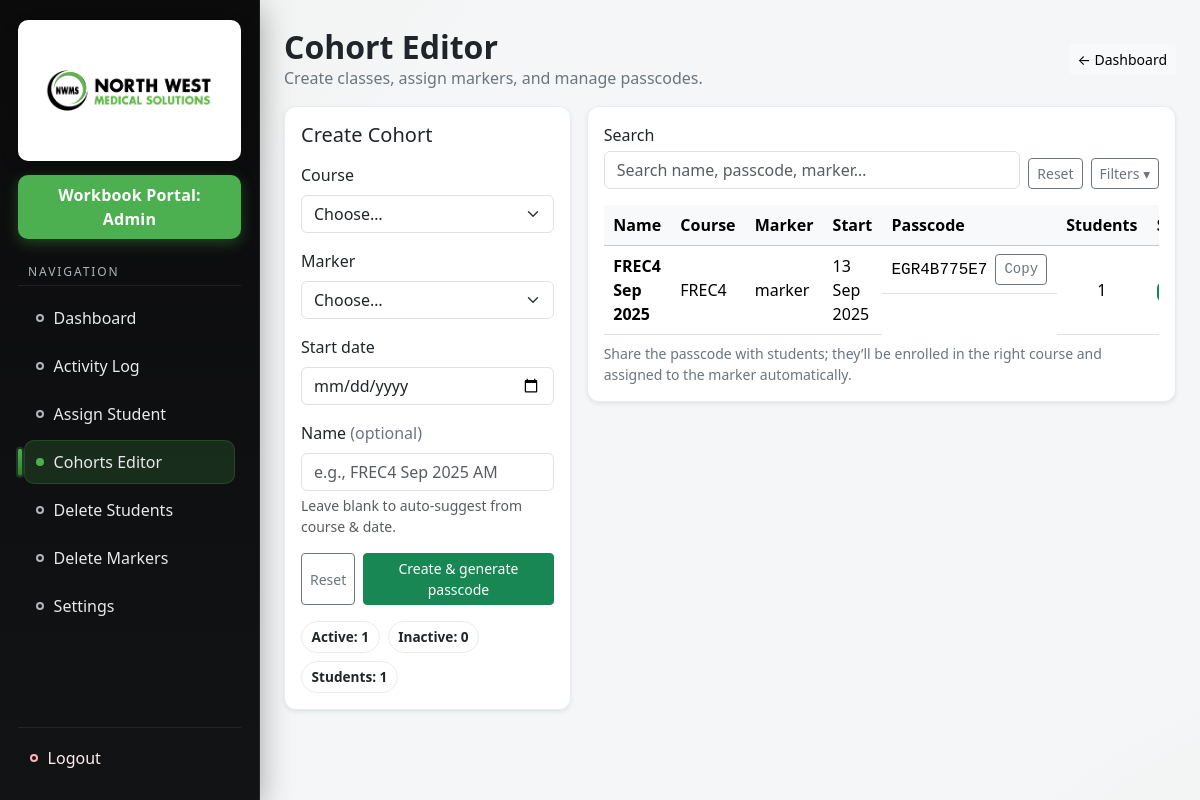
The page /admin_cohorts (signed in) on the database its author committed.
### app.py (models this page shows)
class User(UserMixin, db.Model):
    id       = db.Column(db.Integer, primary_key=True)
    username = db.Column(db.String(150), nullable=False, unique=True)
    email    = db.Column(db.String(150), nullable=False, unique=True)
    password = db.Column(db.String(150), nullable=False)
    role     = db.Column(db.String(50),  nullable=False)  # 'student','marker','admin'
    course   = db.Column(db.String(10),  nullable=True)   # for students
    cohort_id = db.Column(db.Integer, db.ForeignKey('cohort.id'), nullable=True)
    cohort = db.relationship('Cohort', foreign_keys=[cohort_id])

class Cohort(db.Model):
    id = db.Column(db.Integer, primary_key=True)
    name = db.Column(db.String(120), nullable=True)
    course = db.Column(db.String(10), nullable=False)
    marker_id = db.Column(db.Integer, db.ForeignKey('user.id'), nullable=False)
    start_date = db.Column(db.Date, nullable=False)
    passcode = db.Column(db.String(24), nullable=False, unique=True)
    active = db.Column(db.Boolean, default=True)
    created_at = db.Column(db.DateTime, default=now_utc_naive)
    marker = db.relationship('User', foreign_keys=[marker_id])

### app.py (the view, shortened to what this page needs)
@app.route('/admin_cohorts', methods=['GET', 'POST'])
@login_required
def admin_cohorts():
    if current_user.role != 'admin':
        return redirect(url_for('login'))
    markers = User.query.filter_by(role='marker').order_by(User.username.asc()).all()
    db_courses = Course.query.order_by(Course.code.asc()).all()
    courses = [c.code for c in db_courses] if db_courses else sorted(COURSE_WORKBOOKS.keys())
    cohorts = Cohort.query.order_by(Cohort.created_at.desc()).all()
    marker_map = {m.id: m for m in markers}
    student_counts = {}
    try:
        for s in User.query.filter_by(role='student').all():
            if s.cohort_id:
                student_counts[s.cohort_id] = student_counts.get(s.cohort_id, 0) + 1
    except Exception:
        student_counts = {}
    return render_template(
        'admin_cohorts.html',
        cohorts=cohorts,
        markers=markers,
        marker_map=marker_map,
        courses=courses,
        student_counts=student_counts
    )

### app.py (called while the page is built)
@login_manager.user_loader
def load_user(user_id):
    try:
        return db.session.get(User, int(user_id))
    except Exception:
        return None

### templates/admin_cohorts.html (shortened to what this page needs)
{% extends 'base.html' %}
{% block content %}
{% set active_count = cohorts|selectattr('active')|list|length %}
{% set inactive_count = cohorts|rejectattr('active')|list|length %}
{% set ns = namespace(total_students=0) %}
{% for c in cohorts %}
  {% set ns.total_students = ns.total_students + (student_counts.get(c.id, 0) | int) %}
{% endfor %}
<div class="page-head">
  <div>
    <h2>Cohort Editor</h2>
    <div class="muted">Create classes, assign markers, and manage passcodes.</div>
  </div>
  <a href="{{ url_for('admin_dashboard') }}" class="btn btn-light btn-sm">← Dashboard</a>
</div>
<div class="row g-3">
  <div class="col-lg-4">
    <div class="card shadow-sm">
      <div class="card-body">
        <h5 class="mb-3">Create Cohort</h5>
        <form method="post" action="{{ url_for('admin_cohorts') }}" class="vstack gap-3" id="createCohortForm">
          <div>
            <label class="form-label">Course</label>
            <select name="course" id="courseSelect" class="form-select" required>
              <option value="" disabled selected>Choose…</option>
            </select>
          </div>
          <div>
            <label class="form-label">Marker</label>
            <select name="marker_id" id="markerSelect" class="form-select" required>
              <option value="" disabled selected>Choose…</option>
            </select>
          </div>
          <div>
            <label class="form-label">Start date</label>
            <input type="date" name="start_date" id="startDate" class="form-control" required>
          </div>
          <div>
            <label class="form-label">Name <span class="muted">(optional)</span></label>
            <input type="text" name="name" id="nameInput" class="form-control" placeholder="e.g., FREC4 Sep 2025 AM">
            <div class="form-text">Leave blank to auto-suggest from course &amp; date.</div>
          </div>
          <div class="d-flex justify-content-end gap-2">
            <button type="reset" class="btn btn-outline-secondary btn-sm">Reset</button>
            <button class="btn btn-success btn-sm" type="submit">Create &amp; generate passcode</button>
          </div>
        </form>
        <div class="d-flex gap-2 flex-wrap mt-3">
          <span class="chip">Active: {{ active_count }}</span>
          <span class="chip">Inactive: {{ inactive_count }}</span>
          <span class="chip">Students: {{ ns.total_students }}</span>
        </div>
      </div>
    </div>
  </div>
  <div class="col-lg-8">
    <div class="card shadow-sm">
      <div class="card-body">
        <div class="d-flex align-items-end justify-content-between gap-2 mb-3">
          <div class="flex-grow-1">
            <label class="form-label mb-1">Search</label>
            <input id="searchInput" type="text" class="form-control" placeholder="Search name, passcode, marker…">
          </div>
          <div class="d-flex gap-2">
            <button id="resetFilters" class="btn btn-outline-secondary btn-sm" type="button">Reset</button>
            <button class="btn btn-outline-secondary btn-sm" type="button" data-bs-toggle="collapse" data-bs-target="#moreFilters" aria-expanded="false">
              Filters <span class="filters-caret">▾</span>
            </button>
          </div>
        </div>
        <div class="table-responsive">
          <table class="table table-sm table-hover align-middle mb-0 sticky-head" id="cohortsTable">
            <thead class="table-light">
              <tr>
                <th>Name</th>
                <th>Course</th>
                <th>Marker</th>
                <th>Start</th>
                <th>Passcode</th>
                <th class="text-center">Students</th>
                <th>Status</th>
              </tr>
            </thead>
            <tbody>
              {% for ch in cohorts %}
                {% set students_in_cohort = (student_counts.get(ch.id, 0) | int) %}
                {% set marker_name = marker_map.get(ch.marker_id).username if marker_map.get(ch.marker_id) else '—' %}
                <tr
                  data-name="{{ (ch.name or '')|lower }}"
                  data-course="{{ ch.course|lower }}"
                  data-marker="{{ marker_name|lower }}"
                  data-status="{{ 'active' if ch.active else 'inactive' }}"
                >
                  <td class="fw-semibold">{{ ch.name or '—' }}</td>
                  <td>{{ ch.course }}</td>
                  <td>{{ marker_name }}</td>
                  <td>{{ ch.start_date.strftime('%d %b %Y') }}</td>
                  <td class="passcode d-flex align-items-center gap-2">
                    <span>{{ ch.passcode }}</span>
                    <button class="btn btn-outline-secondary btn-sm" type="button"
                            data-bs-toggle="tooltip" data-bs-title="Copy"
                            onclick="copyText('{{ ch.passcode }}', this)" aria-label="Copy passcode">Copy</button>
                  </td>
                  <td class="text-center">{{ students_in_cohort }}</td>
                  <td>
                    {% if ch.active %}<span class="badge bg-success">Active</span>
                    {% else %}<span class="badge bg-secondary">Inactive</span>{% endif %}
                  </td>
                      {% set can_delete = students_in_cohort == 0 %}
                </tr>
              {% endfor %}
            </tbody>
          </table>
        </div>
        <div class="muted small mt-2">
          Share the passcode with students; they’ll be enrolled in the right course and assigned to the marker automatically.
        </div>
      </div>
    </div>
  </div>
</div>
{% endblock %}

### templates/base.html (shortened to what this page needs)
<!doctype html>
<html lang="en">
<head>
  <link href="https://cdn.jsdelivr.net/npm/bootstrap@5.3.2/dist/css/bootstrap.min.css" rel="stylesheet">
</head>
<body>
<div class="layout">
  {% if current_user.is_authenticated %}
  <aside class="sidebar">
    <div class="brand">
      <img src="{{ url_for('static', filename='images/nwms_logo.png') }}" alt="NWMS Logo">
    </div>
    <div class="portal-banner">
      Workbook Portal: {{ current_user.role|capitalize }}
    </div>
    <div class="nav-block">
      <div class="nav-title">Navigation</div>
      <ul class="nav-list">
        {% if current_user.role == 'admin' %}
          <li class="nav-item">
            <a class="nav-link {{ 'active' if request.endpoint == 'admin_dashboard' else '' }}" href="{{ url_for('admin_dashboard') }}">
              <span class="dot"></span> Dashboard
            </a>
          </li>
          <li class="nav-item">
            <a class="nav-link {{ 'active' if request.endpoint == 'admin_activity' else '' }}" href="{{ url_for('admin_activity') }}">
              <span class="dot"></span> Activity Log
            </a>
          </li>
          <li class="nav-item">
            <a class="nav-link {{ 'active' if request.endpoint == 'admin_assign' else '' }}" href="{{ url_for('admin_assign') }}">
              <span class="dot"></span> Assign Student
            </a>
          </li>
          <li class="nav-item">
            <a class="nav-link {{ 'active' if request.endpoint == 'admin_cohorts' else '' }}" href="{{ url_for('admin_cohorts') }}">
              <span class="dot"></span> Cohorts Editor
            </a>
          </li>
          <li class="nav-item">
            <a class="nav-link {{ 'active' if request.endpoint == 'admin_delete_students' else '' }}" href="{{ url_for('admin_delete_students') }}">
              <span class="dot"></span> Delete Students
            </a>
          </li>
          <li class="nav-item">
            <a class="nav-link {{ 'active' if request.endpoint == 'admin_delete_markers' else '' }}" href="{{ url_for('admin_delete_markers') }}">
              <span class="dot"></span> Delete Markers
            </a>
          </li>
          <li class="nav-item">
            <a class="nav-link {{ 'active' if request.endpoint == 'admin_settings' else '' }}" href="{{ url_for('admin_settings') }}">
              <span class="dot"></span> Settings
            </a>
          </li>
        {% endif %}
      </ul>
    </div>
    <div class="logout">
      <a class="nav-link" href="{{ url_for('logout') }}">
        <span class="dot" style="border-color:#ffb3b3;"></span> Logout
      </a>
    </div>
  </aside>
  {% endif %}
  <main class="content">
    <div class="content-inner">
      {% block content %}{% endblock %}
    </div>
  </main>
</div>
</body>
</html>

### templates/base.html (style rules this page uses)
:root { --nwms-black:#0B0B0C; --nwms-black-2:#121315; --nwms-green:#4CAF50; --nwms-green-2:#2E7D32; --nwms-text:#E8E9EA; --nwms-muted:#AEB4BA; --divider:rgba(255,255,255,.08); --shadow:0 8px 30px rgba(0,0,0,.35); --radius:12px; --sidebar-w:260px; }
html,body { height:100%; }
body { background:#f5f6f7; }
.layout { min-height:100vh; display:flex; background: radial-gradient(1200px 600px at -200px -100px, rgba(76,175,80,.08), transparent 60%), radial-gradient(800px 500px at 120% 120%, rgba(46,125,50,.06), transparent 60%); }
.sidebar { width:var(--sidebar-w); background:linear-gradient(180deg, var(--nwms-black) 0%, var(--nwms-black-2) 100%); color:var(--nwms-text); box-shadow:var(--shadow); position:sticky; top:0; align-self:flex-start; height:100vh; padding:20px 18px; display:flex; flex-direction:column; border-right:1px solid var(--divider); }
.brand { background:#fff; border-radius:10px; padding:14px 12px; display:flex; align-items:center; justify-content:center; box-shadow:0 6px 18px rgba(0,0,0,.15); }
.brand img { max-width:170px;height:auto;display:block; }
.portal-banner { margin:14px 0 8px 0; background:var(--nwms-green); color:#fff; font-weight:700; letter-spacing:.2px; border-radius:10px; padding:8px 12px; text-align:center; box-shadow:0 4px 14px rgba(76,175,80,.35); }
.nav-title { font-size:.75rem; text-transform:uppercase; letter-spacing:.12rem; color:var(--nwms-muted); padding:10px 10px 4px 10px; margin-top:6px; }
.nav-list { list-style:none; padding:6px; margin:0; border-top:1px solid var(--divider); }
.nav-item { position:relative; margin:4px 0; }
.nav-link { display:flex; align-items:center; gap:.6rem; color:var(--nwms-text); text-decoration:none; padding:10px 12px; border-radius:10px; transition:all .18s ease; outline:none; position:relative; }
.nav-link .dot { width:8px; height:8px; border-radius:50%; background:transparent; border:2px solid var(--nwms-muted); transition:border-color .18s ease, background .18s ease; }
.nav-link.active { background:rgba(76,175,80,.18); box-shadow:inset 0 0 0 1px rgba(76,175,80,.22); }
.nav-link.active::before { content:""; position:absolute; left:-6px; top:50%; transform:translateY(-50%); width:4px; height:60%; border-radius:4px; background:linear-gradient(180deg,var(--nwms-green),var(--nwms-green-2)); box-shadow:0 0 0 2px rgba(76,175,80,.25); }
.nav-link.active .dot { background:var(--nwms-green); border-color:var(--nwms-green); }
.logout { margin-top:auto; padding-top:8px; border-top:1px solid var(--divider); }
.logout .nav-link { color:#ffecec; }
.content { flex:1; display:flex; }
.content-inner { flex:1; max-width:1200px; margin:0 auto; padding:28px 24px; }
.card.shadow-sm { border-radius:var(--radius); border:1px solid #e9ecef; }

### templates/admin_cohorts.html (style rules this page uses)
:root { --ink:#1f2328; --muted:#6c757d; --border:#e9ecef; }
.page-head { display:flex;align-items:center;justify-content:space-between;gap:1rem;margin-bottom:1rem }
.page-head h2 { margin:0;font-weight:700 }
.muted { color:var(--muted) }
.card { border-radius:12px;border:1px solid var(--border) }
.chip { display:inline-block;padding:.3rem .6rem;border-radius:999px;border:1px solid var(--border);background:#fff;font-weight:600;font-size:.85rem }
.table-sm th,.table-sm td { padding:.5rem .6rem;vertical-align:middle }
.passcode { font-family:ui-monospace,SFMono-Regular,Menlo,Consolas,"Liberation Mono",monospace }
.filters-caret { font-size:.85rem }
.sticky-head thead th { position:sticky;top:0;background:#f8f9fa;z-index:1 }

### rows shown on the page
User: role "Admin"
Cohort: name "FREC4 Sep 2025", course "FREC4", start_date "13 Sep 2025", passcode "EGR4B775E7", students_in_cohort "1"
User: username "marker"

### other values the page prints
{{ active_count }} "1"
{{ inactive_count }} "0"
{{ ns.total_students }} "1"
